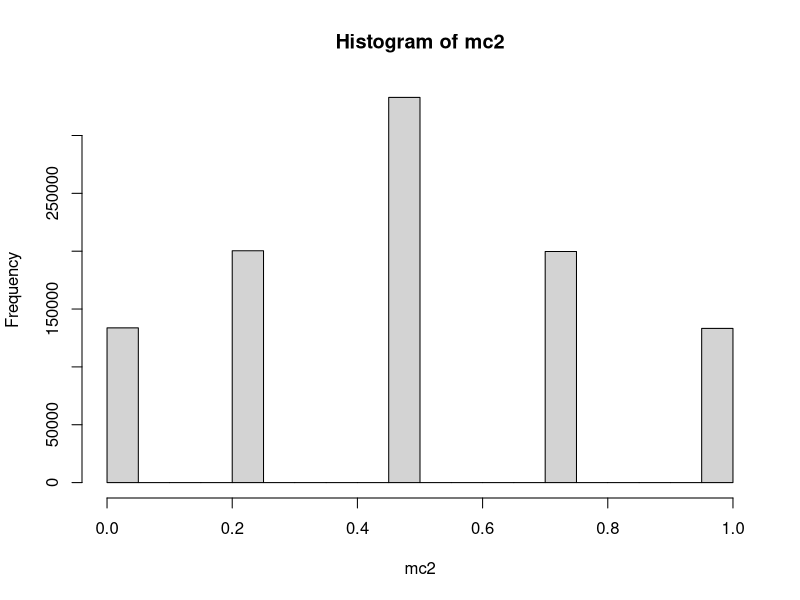

Recreate this plot in R.
# https://thefiddler.substack.com/p/can-you-defend-your-trivia-knowledge

library(magrittr)
library(pbapply)


points <- c(0, 1, 1, 2, 2, 3)
questions <- length(points)
threshold <- 1/2

Fiddler_Learned_League <- function(correct=2) {
  require(magrittr)
  wrong <- questions - correct

  them <- c(rep(T, correct), rep(F, wrong) ) %>% sample
  us <- sample(points)
  score <- us[them] %>% sum
  
  least <- head(points, correct) %>% sum
  most <- tail(points, correct)  %>% sum
  num <- most - score
  denom <- most - least
  defensive_efficiency <- num / denom

  return(defensive_efficiency)
}


trials <- 10^6

mc2 <- pbreplicate(trials, Fiddler_Learned_League() )

fiddler_main <- sum(mc2 > threshold) / length(mc2)
sprintf("%1.1f%%", fiddler_main*100) 

hist(mc2)

rm(points, questions, threshold)
rm(trials, mc2)

# 1 / 3

# https://thefiddler.substack.com/p/how-many-rabbits-can-you-pull-out
